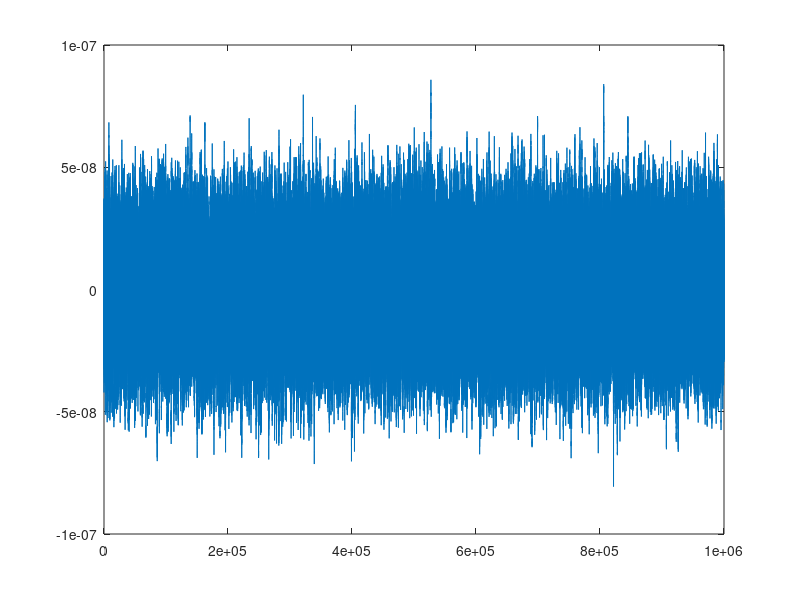
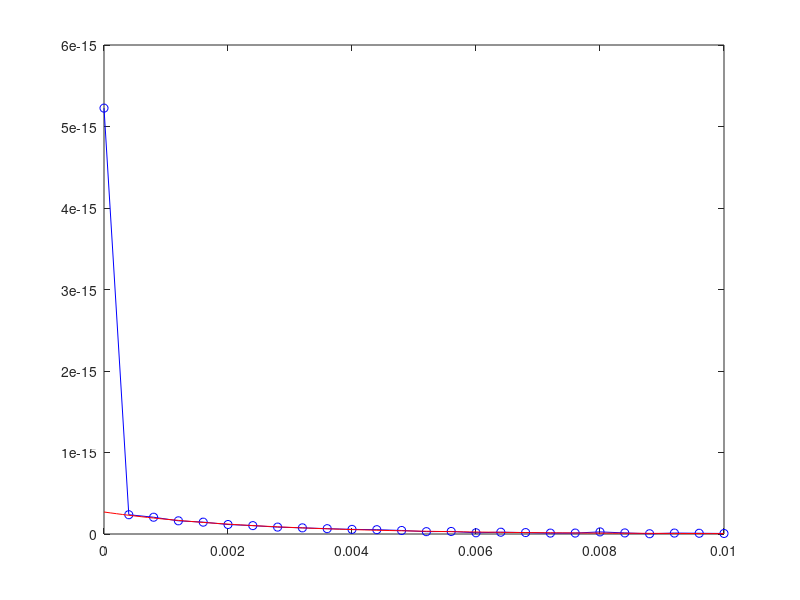

Source code (MATLAB) for these figures, in order:
clc;
clear all;

%%%%% parameter defined %%%%%
n=100e4; %number of data points
r=randn(1,n);
r2=randn(1,n);
to=0.0025;
A=0.3*(0.6e-6)^2;


%%% parameters %%%
eta=89e-5;
a=1.5e-6;
gamma=6*pi*eta*a;
fc=130;
td=1/(2*pi*fc);
kb=1.38e-23;
T=300;
D=kb*T/gamma;
k=2*pi*fc*gamma;

dt=0.0001;


%OU noise generated
lambda=zeros(1,n);
time=zeros(1,n);
for i=2:n
    lambda(i)=lambda(i-1)+dt*(-lambda(i-1)/to)+sqrt(2*A*dt)*r(i-1);
     time(i)=time(i-1)+dt;
end

plot(lambda)
combined=lambda+sqrt(2*D*dt)*r2*(td/dt);


Fs = 1/dt;

tau=(0:100)*dt;
correlation=xcorr(combined,combined)/n;

figure(8)
plot((0:4:100)*dt,correlation(n:4:n+100),'-bo')
hold on;
plot(tau,A*to*exp(-tau/to),'r')
